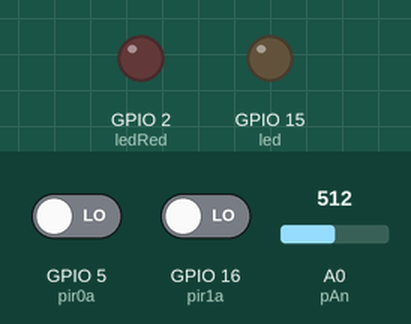
Bench run of a sketch on a simulated ESP8266 (NodeMCU). On the bench: output pins drawn as LEDs (lit = HIGH). Inputs (shaded band) come from the test bench; at power-on: GPIO 5 (pir0a) LOW, GPIO 16 (pir1a) LOW, A0 (pAn) = 512. WiFi joins after 1.5 s; servers stay silent unless stated; no MQTT or app messages arrive unless stated; what the sketch prints to the serial monitor is not drawn.

Above: at 0.0 s.
At 1.6 s:
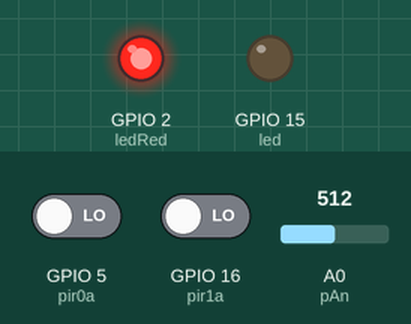
At 46.6 s:
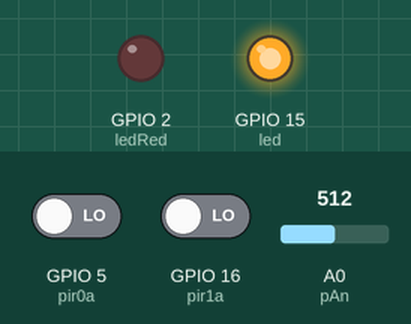
Timing chart, 0 to 48.1 s (numbered marks = the images above):
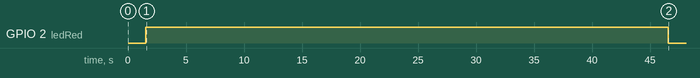

The sketch:

LatoA_json_mqtt.ino
```cpp
#include <ESP8266WiFi.h>
#include <PubSubClient.h>
#include <ArduinoJson.h>
#include <WiFiUdp.h>
#include <IRremoteESP8266.h>

extern "C" {
#include "user_interface.h"
}

const char* ssid = "IoTPolimi";
const char* password = "ZpvYs=gT-p3DK3wb";
const char* mqtt_server = "10.172.0.11";

unsigned int localPort = 2390;

int RECV_PIN = 4; //ricevitore infrarossi D2

long int tempo = 0;
long int counter = 0;
const int pir0a = 5;    //Pir0A = D1
const int pir1a = 16;    //Pir1A = D0
const int pAn = A0;      // pir analogico.

const int led = 15; // led Blue D8
const int ledRed = 2; // led Red D4

const int durata = 86400000;
const int ultimi_secondi = 300000;
char JSONmessagebuffer[5000];

StaticJsonBuffer<5000> JSONbuffer;
JsonObject& root = JSONbuffer.createObject();
JsonArray& ir = root.createNestedArray("IR");
JsonArray& an = root.createNestedArray("AN");
JsonArray& p1a = root.createNestedArray("P1A");
JsonArray& p0a = root.createNestedArray("P0A");

// Tempo di calibrazione del sensore
int calibrationTime = 45;
int c = 0;

int secondi = 1;
int sequenceNumber = 0;

WiFiClient espClient;
PubSubClient client(espClient);
IRrecv irrecv(RECV_PIN);
decode_results results;

void setup() {

  Serial.begin(115200);
  setup_wifi();
  client.setServer(mqtt_server, 1883);
  client.setCallback(callback);

  //setup Pir 1A
  pinMode(pir1a, INPUT);
  digitalWrite(pir1a, LOW);

  //setup Pir 0A
  pinMode(pir0a, INPUT);
  digitalWrite(pir0a, LOW);

  pinMode(led,OUTPUT);
  pinMode(ledRed,OUTPUT);

  //Fase di calibrazione
  digitalWrite(ledRed,HIGH);
  //Serial.print("Calibrazione del sensore ");
  for (int i = 0; i < calibrationTime; i++) {
    //Serial.print(".");
    delay(1000);
  }
  //Serial.println(" Fatto");
  //Serial.println("SENSORE ATTIVO");
  delay(50);
  digitalWrite(ledRed,LOW);
  digitalWrite(led,HIGH);


  if(!client.connected())
  {
    reconnect();
  }
  client.loop();

  counter=millis();
  irrecv.enableIRIn();
}


void setup_wifi() {
  delay(10);
  // We start by connecting to a WiFi network
  //Serial.println();
  //Serial.print("Connecting to ");
  //Serial.println(ssid);
  WiFi.begin(ssid, password);
  while (WiFi.status() != WL_CONNECTED)
  {
    delay(250);
    //Serial.print(".");
  }
  //Serial.println("");
  //Serial.println("WiFi connected");
  //Serial.println("IP address: ");
  //Serial.println(WiFi.localIP());
}

void callback(char* topic, byte* payload, unsigned int length) {
  //Serial.print("Message arrived [");
  //Serial.print(topic);
  //Serial.print("] ");
  for (int i = 0; i < length; i++) {
    //Serial.print((char)payload[i]);
  }
  //Serial.println();
}

void reconnect() {
  // Loop until we're reconnected
  while (!client.connected()) {
    //Serial.print("Attempting MQTT connection...");
    // Attempt to connect
    if (client.connect("")) {
      //Serial.println("connected");
      // Once connected, publish an announcement...
      //client.publish("outTopic", "hello world");
      // ... and resubscribe
      //client.subscribe("inTopic");
    } else {
      //Serial.print("failed, rc=");
      //Serial.print(client.state());
      //Serial.println(" try again in 5 seconds");
      // Wait 5 seconds before retrying
      delay(5000);
    }
  }
}

void loop()
{
  //Permette di dare un limite al tempo di funzionamento nella rilevazione dei dati
  /*
  if((millis()-counter)>(durata-ultimi_secondi) && (millis()-counter)<durata)
  {
    digitalWrite(ledRed,HIGH);
  }
  else
  {
    digitalWrite(ledRed,LOW);
  }

  if((millis()-counter)<durata)
  {
  */


  if (irrecv.decode(&results))
  {
      ir.add(1);
      irrecv.resume(); // Receive the next value
      Serial.println("1");

  }
  else
  {
      Serial.println("0");
      ir.add(0);
  }

  sleep_bello(10);

  an.add(analogRead(pAn));


  if(digitalRead(pir1a)==HIGH)
  {
    p1a.add(1);
  }
  else
  {
    p1a.add(0);
  }

  if(digitalRead(pir0a)==HIGH)
  {
    p0a.add(1);
  }
  else
  {
    p0a.add(0);
  }

  c=c+1;


  while(WiFi.status() != WL_CONNECTED)
  {
    WiFi.begin(ssid, password);
    //Serial.print("Stato WiFi: ");
    //Serial.print(WiFi.status());
  }

  // ogni secondo invio tutto quello che ho ricevuto
  if((millis()-counter)>secondi*1000)
    {

      root["SN"]=String(sequenceNumber);
      root["Lato"]="A";

      //verifico connessione al server MQTT
      if(!client.connected())
      {
        reconnect();
      }
      client.loop();

      //Serial.print("\n#SN ");
      //Serial.print(sequenceNumber);
      //Serial.print(" Campioni= ");
      //Serial.print(c);
      //Serial.print(" istante= ");
      //Serial.println(millis()-counter);

      const int BUFFER_SIZE = JSON_OBJECT_SIZE(6) + JSON_ARRAY_SIZE(c*4);
      //Serial.println(BUFFER_SIZE);

      c=0;
      secondi=round((millis()-counter)/1000)+1;
      sequenceNumber = sequenceNumber+1;

      //pubblicazione dei messaggi formato json
      root.printTo(JSONmessagebuffer);//, sizeof(JSONmessagebuffer));
      client.publish("smartgate/sg1/mls/sa",JSONmessagebuffer);

      //root.printTo(Serial);
      //Serial.print("\nFree memory is: ");
      uint32_t freeMemory = system_get_free_heap_size();
      //Serial.print (freeMemory);

      JSONbuffer.clear();
      JsonObject& root = JSONbuffer.createObject();
      JsonArray& ir = root.createNestedArray("IR");
      JsonArray& an = root.createNestedArray("AN");
      JsonArray& p1a = root.createNestedArray("P1A");
      JsonArray& p0a = root.createNestedArray("P0A");
    }
}

void sleep_bello(int time_to_wait)
{
  int millis2 = millis();
  while ((millis() - millis2 ) < time_to_wait) {

  }
}
```
